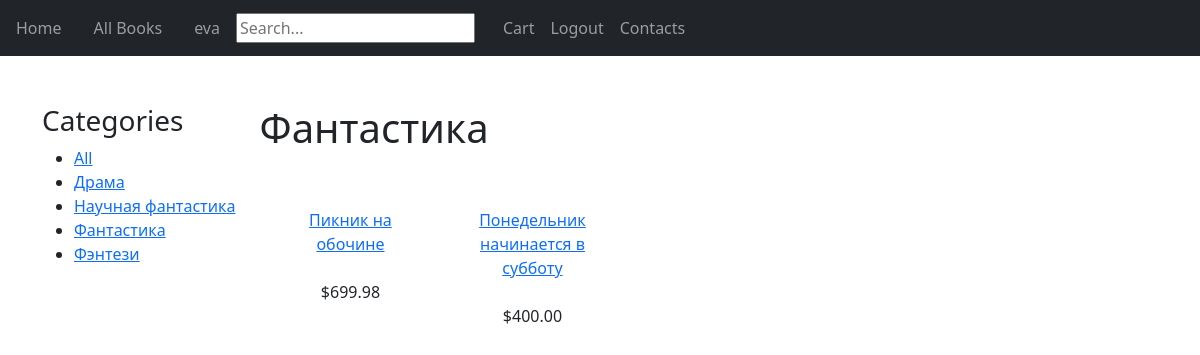
Screenshot of /catalog/books/fantastika/ (signed in) with the database file from the repository.
### catalog/models.py (models this page shows, shortened)
class Category(models.Model):
    name = models.CharField(max_length=200, db_index=True)
    slug = models.SlugField(max_length=200, db_index=True, unique=True)
    class Meta:
        ordering = ('name',)
        verbose_name = 'Категория'
        verbose_name_plural = 'Категории'
    def get_absolute_url(self):
        return reverse('catalog:books-by-genre',
                        args=[self.slug])

class Book(models.Model):
    author = models.ForeignKey(Author,null=True,on_delete=models.CASCADE)
    category = models.ForeignKey(Category, related_name='products',on_delete=models.CASCADE)
    name = models.CharField(max_length=200, db_index=True,default="Book")
    slug = models.SlugField(max_length=200, db_index=True)
    description = models.TextField(blank=True)
    price = models.DecimalField(max_digits=10, decimal_places=2)
    stock = models.PositiveIntegerField(default=20)
    available = models.BooleanField(default=True)
    click_count = models.IntegerField(default=0)
    order_count = models.IntegerField(default=0)
    class Meta:
        ordering = ('name',)
        index_together = (('id', 'slug'),)
    def get_absolute_url(self):
        return reverse('catalog:book-detail', args=[str(self.id)])

### catalog/views.py (the view)
# urls.py: path('books/<category_slug>/',views.book_list,name='books-by-genre'),
@login_required(login_url='login/')
def book_list(request, category_slug=None):
    paginate_by = 4
    category = None
    categories = Category.objects.all()
    products = Book.objects.filter(available=True)
    if category_slug:
        category = get_object_or_404(Category, slug=category_slug)
        products = products.filter(category=category)
    return render(request,
                  'catalog/book_list.html',
                  {'category': category,
                   'categories': categories,
                   'products': products})

### catalog/templates/catalog/book_list.html
{% extends 'base_generic.html' %}
{% block content %}
    <div id="sidebar" class="nav nav-pills flex-column mb-auto" style="width: fit-content;">
        <h3>Categories</h3>
        <ul>
            <li {% if not category %} class="selected"{% endif %}>
                <a href="{% url "catalog:books" %}">All</a>
            </li>
            {% for c in categories %}
                <li {% if category.slug == c.slug %} class="selected" {% endif %}>
                    <a href="{{ c.get_absolute_url }}">{{ c.name }}</a>
                </li>
            {% endfor %}
        </ul>
    </div>
    <div class="d-flex flex-column mx-4">
        <h1>{% if category %}{{ category.name }}{% else %}Products{% endif %}</h1>
        <div class="d-flex my-5">
            {% for product in products %}
            <br/>
                <div class="item  d-flex flex-column text-center mx-3 align-items-center" style="width: 150px;height: 150px;">
                    <a href="{{ product.get_absolute_url }}">{{ product.name }}</a><br>
                    ${{ product.price }}
                </div>
            {% endfor %}
        </div>
    </div>
{% endblock %}

### catalog/templates/base_generic.html (shortened to what this page needs)
<!doctype html>
<html lang="en">
<head>
    <link href="https://cdn.jsdelivr.net/npm/bootstrap@5.0.2/dist/css/bootstrap.min.css" rel="stylesheet">
    {% load static %}
        <link rel="stylesheet" href="{% static 'css/style.css' %}">
</head>
<body class="h-100">
    <nav class="navbar navbar-expand-lg navbar-dark bg-dark">
        {% block header %}
            <div class="navbar-nav">
                {% if user.is_authenticated %}
                <a class = 'navbar-item nav-link mx-2' href="{% url 'catalog:index'%}">Home</a>
                <a class = 'navbar-item nav-link mx-2' href="{% url 'catalog:books' %}">All Books</a>
                <a class = 'navbar-item nav-link mx-2' href="{% url 'catalog:profile' username=request.user.username%}">{{user.username}}</a>
                <form action = "{% url 'catalog:search_result' %}"  class="d-flex align-items-center">
                    <input name="q" type="text" placeholder="Search...">
                </form>
                <a class = 'navbar-item nav-link' href = "{% url 'cart:cart_detail'%}" style="margin-left: 20px;">Cart</a>
                <a class = 'navbar-item nav-link' href = "{% url 'catalog:logout' %}">Logout</a>
                <a class = 'navbar-item nav-link' href="{% url 'catalog:contacts' %}">Contacts</a>
                {%endif%}
            </div>
        {% endblock %}
    </nav>
    <div class="container h-100 mt-5 d-flex">
                {% block content %}{% endblock %}
            </div>
</body>
</html>

### rows the page displays
Category: name "Драма"
Category: name "Научная фантастика"
Category: name "Фантастика"
Category: name "Фэнтези"
Book: name "Пикник на обочине", price "699.98"
Book: name "Понедельник начинается в субботу", price "400.00"

### other values shown
{{ user.username }} "eva"
